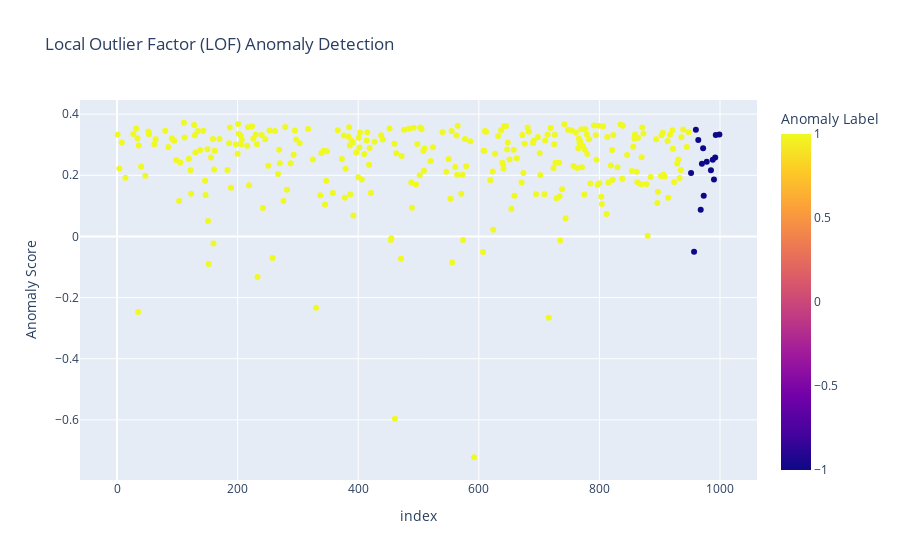

The cell this chart's notebook holds for it:
### Code cell
fig_lof = px.scatter(
    X_test,
    x=X_test.index,
    y='LOF_Score',
    color='True_Label',
    title="Local Outlier Factor (LOF) Anomaly Detection",
    labels={'True_Label': 'Anomaly Label', 'LOF_Score': 'Anomaly Score'},
    color_discrete_map={1: 'blue', -1: 'red'},
    hover_data=['LOF_Score']
)
fig_lof.show()

### Figure 1 — Plotly figure (JSON) as saved in the notebook; plotly's stock layout.template omitted (floating-point values rounded to 4 significant figures; data arrays with more than 128 entries replaced by an {"elided": "..."} marker saying what was removed)
{"data": [{"hovertemplate": "index=%{x}<br>Anomaly Score=%{y}<br>Anomaly Label=%{marker.color}<extra></extra>", "legendgroup": "", "marker": {"color": {"elided": "300 int values"}, "coloraxis": "coloraxis", "symbol": "circle"}, "mode": "markers", "name": "", "orientation": "v", "showlegend": false, "type": "scatter", "x": {"elided": "300 int values"}, "xaxis": "x", "y": {"elided": "300 float values"}, "yaxis": "y"}], "layout": {"autosize": true, "coloraxis": {"colorbar": {"title": {"text": "Anomaly Label"}}, "colorscale": [[0, "#0d0887"], [0.1111, "#46039f"], [0.2222, "#7201a8"], [0.3333, "#9c179e"], [0.4444, "#bd3786"], [0.5556, "#d8576b"], [0.6667, "#ed7953"], [0.7778, "#fb9f3a"], [0.8889, "#fdca26"], [1, "#f0f921"]]}, "legend": {"tracegroupgap": 0}, "title": {"text": "Local Outlier Factor (LOF) Anomaly Detection"}, "xaxis": {"anchor": "y", "autorange": true, "domain": [0, 1], "range": [-58.74, 1059.0], "title": {"text": "index"}, "type": "linear"}, "yaxis": {"anchor": "x", "autorange": true, "domain": [0, 1], "range": [-0.8127, 0.4622], "title": {"text": "Anomaly Score"}, "type": "linear"}}}
